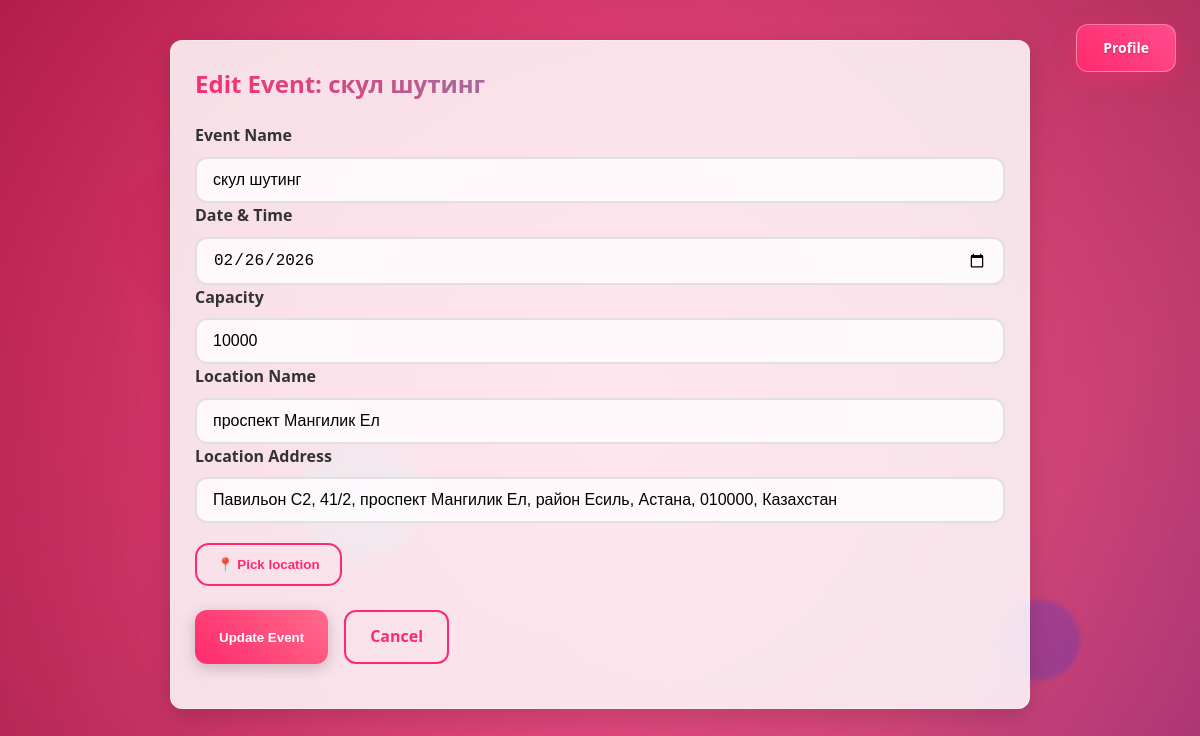
The page /27/edit/ (signed in) on the database its author committed.
### events/models.py (models this page shows, shortened)
class Event(models.Model):
    owner = models.ForeignKey(
        User,
        on_delete=models.CASCADE,
        related_name='events'
    )
    name = models.CharField(max_length=200)
    date = models.DateField()
    capacity = models.PositiveIntegerField()
    location_name = models.CharField(max_length=200, blank=True)
    location_address = models.CharField(max_length=300, blank=True)
    latitude = models.DecimalField(max_digits=13, decimal_places=10, null=True, blank=True)
    longitude = models.DecimalField(max_digits=13, decimal_places=10, null=True, blank=True)

### events/views.py (the view)
# urls.py: path('<int:event_id>/edit/', views.edit_event, name='edit_event'),
@login_required
def edit_event(request, event_id):
    event = get_object_or_404(Event, id=event_id)
    if request.method == "POST":
        form = EventForm(request.POST, instance=event)
        if form.is_valid():
            new_capacity = form.cleaned_data['capacity']
            if new_capacity < event.attendees.count():
                messages.error(request, "Cannot reduce capacity below current number of attendees!")
            else:
                form.save()
                messages.success(request, "Event updated!")
                return redirect('event_detail', event_id=event.id)
    else:
        form = EventForm(instance=event)
    return render(request, "events/edit_event.html", {"form": form, "event": event})

### events/forms.py
class EventForm(forms.ModelForm):
    class Meta:
        model = Event
        fields = ['name', 'date', 'capacity', 'location_name', 'location_address', 'latitude', 'longitude']
        widgets = {
            'date': forms.DateInput(attrs={'type': 'date'}),
            'latitude': forms.HiddenInput(),
            'longitude': forms.HiddenInput(),
        }

### templates/events/edit_event.html (shortened to what this page needs)
{% load static %}
<!DOCTYPE html>
<html lang="en">
<head>
  <link rel="stylesheet" href="{% static 'css/styles.css' %}">
  <link
    rel="stylesheet"
    href="https://unpkg.com/leaflet@1.9.4/dist/leaflet.css"
  />
</head>
<body>
  <div class="particle"></div>
  <div class="particle"></div>
  <div class="particle"></div>
  <div class="profile-button-wrapper">
    {% if user.is_authenticated %}
        <a href="{% url 'profile' %}" class="profile-btn">Profile</a>
    {% else %}
        <a href="{% url 'login' %}" class="profile-btn">Log in</a>
    {% endif %}
  </div>
  <div class="container">
    <div class="content-card fade-in-up">
      <h2 class="gradient-text">Edit Event: {{ event.name }}</h2>
      <form method="post">
        <div class="form-group">
          <label for="id_name">Event Name</label>
          {{ form.name }}
        </div>
        <div class="form-group">
          <label for="id_date">Date & Time</label>
          {{ form.date }}
        </div>
        <div class="form-group">
          <label for="id_capacity">Capacity</label>
          {{ form.capacity }}
        </div>
        <div class="form-group">
          <label for="id_location_name">Location Name</label>
          {{ form.location_name }}
        </div>
        <div class="form-group">
          <label for="id_location_address">Location Address</label>
          {{ form.location_address }}
        </div>
        <div class="form-group" style="display:flex; gap:16px; margin-top:20px;">
          <button
            type="button"
            class="btn btn-outline btn-map"
            onclick="toggleMap()"
          >
            📍 Pick location
          </button>
        </div>
        <div style="display: flex; gap: 16px; margin-top: 24px;">
          <button type="submit" class="btn btn-primary">
            Update Event
          </button>
          <a href="{% url 'event_detail' event.id %}" class="btn btn-outline">
            Cancel
          </a>
        </div>
      </form>
    </div>
  </div>
</body>
</html>

### static/css/styles.css (style rules this page uses)
:root { --primary: #ff2a6d; --primary-light: #ff4d8d; --secondary: #05d9e8; --success: #05ffa1; --danger: #fe4450; --warning: #ffb400; --light-bg: rgba(255, 255, 255, 0.85); --dark-text: #1a1a2e; --light-text: #ffffff; --border-radius: 12px; --box-shadow: 0 8px 25px rgba(0, 0, 0, 0.15); --transition: all 0.3s cubic-bezier(0.175, 0.885, 0.32, 1.275); }
* { box-sizing: border-box; margin: 0; padding: 0; }
body { font-family: 'Segoe UI', Tahoma, Geneva, Verdana, sans-serif; color: var(--dark-text); line-height: 1.6; padding: 20px; max-width: 900px; margin: 0 auto; min-height: 100vh; position: relative; overflow-x: hidden; }
body::before { content: ''; position: fixed; top: 0; left: 0; width: 100%; height: 100%; z-index: -2; background: linear-gradient(125deg, #ff2a6d, #ff4d8d, #c942ff, #4d44ff, #05d9e8, #05ffa1); background-size: 400% 400%; animation: gradientBG 15s ease infinite; }
body::after { content: ''; position: fixed; top: 0; left: 0; width: 100%; height: 100%; z-index: -1; background: radial-gradient(circle, rgba(255,255,255,0.1) 0%, rgba(0,0,0,0.3) 100%); }
.particle { position: fixed; border-radius: 50%; z-index: -1; opacity: 0.7; filter: blur(2px); animation: float 15s infinite linear; }
.particle:nth-child(1) { width: 150px; height: 150px; background: rgba(255, 42, 109, 0.4); top: 20%; left: 10%; animation-delay: 0s; }
.particle:nth-child(2) { width: 80px; height: 80px; background: rgba(77, 68, 255, 0.4); bottom: 15%; right: 10%; animation-delay: -5s; }
.particle:nth-child(3) { width: 120px; height: 120px; background: rgba(5, 217, 232, 0.4); bottom: 30%; left: 25%; animation-delay: -10s; }
.btn { display: inline-block; padding: 12px 24px; border: none; border-radius: var(--border-radius); color: var(--light-text); font-weight: 600; cursor: pointer; transition: var(--transition); text-decoration: none; text-align: center; position: relative; overflow: hidden; box-shadow: 0 4px 15px rgba(0, 0, 0, 0.2); }
.btn::before { content: ''; position: absolute; top: 0; left: -100%; width: 100%; height: 100%; background: linear-gradient(90deg, transparent, rgba(255, 255, 255, 0.3), transparent); transition: 0.5s; }
.btn-primary { background: linear-gradient(45deg, var(--primary), #ff6b8b); }
.btn-outline { background: transparent; border: 2px solid var(--primary); color: var(--primary); box-shadow: none; }
.btn-map { font-weight: 600; border-radius: 14px; padding: 12px 20px; transition: all 0.25s ease; display: inline-flex; align-items: center; gap: 8px; }
form { margin: 20px 0; }
label { display: block; margin-bottom: 8px; font-weight: 600; color: #333; }
input[type="text"], input[type="date"], input[type="number"], textarea, select { width: 100%; padding: 12px 16px; border: 2px solid #e0e0e0; border-radius: var(--border-radius); font-size: 16px; background: rgba(255, 255, 255, 0.8); transition: var(--transition); }
.fade-in-up { animation: fadeInUp 0.8s ease forwards; }
.gradient-text { background: linear-gradient(45deg, var(--primary), var(--secondary)); -webkit-background-clip: text; -webkit-text-fill-color: transparent; font-weight: 700; }
.container { position: relative; z-index: 10; max-width: 100%; margin: 0 auto; }
.particle { pointer-events: none; }
.content-card { background: var(--light-bg); backdrop-filter: blur(10px); border-radius: var(--border-radius); margin: 20px auto; box-shadow: var(--box-shadow); padding: 24px; transition: var(--transition); border: 1px solid rgba(255, 255, 255, 0.3); position: relative; z-index: 20; max-width: 900px; }
.profile-button-wrapper { position: fixed; top: 24px; right: 24px; z-index: 1000; }
.profile-btn { display: inline-flex; align-items: center; justify-content: center; padding: 12px 26px; font-size: 14px; font-weight: 600; color: var(--light-text); text-decoration: none; border-radius: var(--border-radius); border: 1px solid rgba(255, 255, 255, 0.35); background: linear-gradient( 45deg, var(--primary), var(--primary-light) ); backdrop-filter: blur(10px); box-shadow: 0 6px 22px rgba(255, 42, 109, 0.45); text-shadow: 0 1px 2px rgba(0, 0, 0, 0.25); position: relative; overflow: hidden; transition: var(--transition); }
.profile-btn::before { content: ''; position: absolute; top: 0; left: -120%; width: 120%; height: 100%; background: linear-gradient( 90deg, transparent, rgba(255, 255, 255, 0.45), transparent ); transition: 0.6s; }

### rows shown on the page
Event: name "скул шутинг", date "02/26/2026", capacity "10000", location_name "проспект Мангилик Ел", location_address "Павильон С2, 41/2, проспект Мангилик Ел, район Есиль, Астана, 010000, Казахстан"
